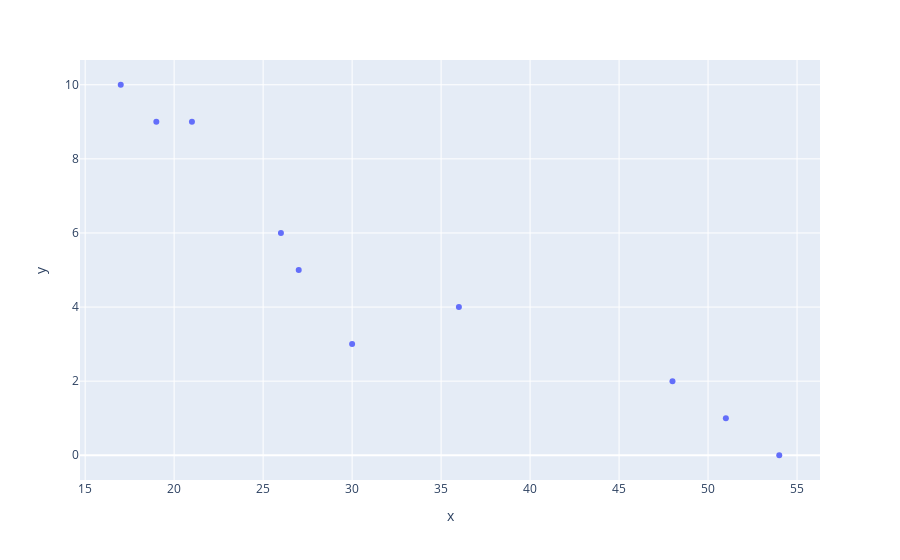

Notebook code for this chart:
### Code cell
# Your code here.
px.scatter(x=student_data['Age'], y=student_data['Tardies'])

### Figure 1 — Plotly figure (JSON) as saved in the notebook; plotly's stock layout.template omitted (floating-point values rounded to 4 significant figures)
{"data": [{"hovertemplate": "x=%{x}<br>y=%{y}<extra></extra>", "legendgroup": "", "marker": {"color": "#636efa", "symbol": "circle"}, "mode": "markers", "name": "", "orientation": "v", "showlegend": false, "type": "scatter", "x": [17, 51, 27, 21, 36, 48, 19, 26, 54, 30], "xaxis": "x", "y": [10, 1, 5, 9, 4, 2, 9, 6, 0, 3], "yaxis": "y"}], "layout": {"legend": {"tracegroupgap": 0}, "margin": {"t": 60}, "xaxis": {"anchor": "y", "domain": [0, 1], "title": {"text": "x"}}, "yaxis": {"anchor": "x", "domain": [0, 1], "title": {"text": "y"}}}}
